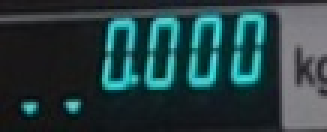
#> input picture test/4.jpg, 109 x 44 px (shown 3 times larger)
$ python organised.py
#> lines starting #> are read from the running program, lines starting #| are printed output that depends on the picture; after the words box and inside, x2 and y2 are one past the last pixel; in counts of white or black regions, pixels touching at a corner belong together
"""
https://www.pyimagesearch.com/2017/07/03/installing-tesseract-for-ocr/
"""
from imutils.perspective import four_point_transform, order_points
from imutils import contours
import imutils
import cv2
import numpy as np
from os.path import join
from utils import stable_marker_detector

# seven segment display
DIGITS_LOOKUP = {
    (1, 1, 1, 0, 1, 1, 1): 0,
    (0, 0, 1, 0, 0, 1, 0): 1,
    (1, 0, 1, 1, 1, 0, 1): 2,
    (1, 0, 1, 1, 0, 1, 1): 3,
    (0, 1, 1, 1, 0, 1, 0): 4,
    (1, 1, 0, 1, 0, 1, 1): 5,
    (1, 1, 0, 1, 1, 1, 1): 6,
    (1, 1, 1, 0, 0, 1, 0): 7,  # ???
    (1, 1, 1, 1, 1, 1, 1): 8,
    (1, 1, 1, 1, 0, 1, 1): 9
}
show_image = False

def _show_image(win, img, destroy=True):
    cv2.imshow(win, img)
    cv2.waitKey(0)
    if destroy:
        cv2.destroyWindow(win)

# load the example image
path = 'test'
image = join(path, '4.jpg')
image = cv2.imread(image)
#> image is the input picture: shape (44, 109, 3); mean B, G, R 66.7, 64.2, 38.5
image = cv2.resize(image, (128, 48), interpolation=cv2.INTER_AREA)
#> image: shape (48, 128, 3)
original = image.copy()
gray = cv2.cvtColor(image, cv2.COLOR_BGR2GRAY)
"""
detect stable marker
"""
# is_table = stable_marker_detector(gray)

"""
if stable marker is detected
"""
gray_orig = gray.copy()
cv2.imwrite("save/gray_orig.png", gray_orig)
# blurred = cv2.GaussianBlur(gray, (5, 5), 0)
# edged = cv2.Canny(blurred, 50, 200, 255)
# cv2.imwrite("save/edge.png", edged)

_, gray = cv2.threshold(gray, 100, 255, 0)  # extract white area
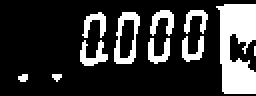
#> gray: shape (48, 128) (shown 2 times larger); 21.6% white; 11 white regions (3 under 20 px), largest, box (x1, y1, x2, y2) and area: (108, 2, 128, 47) 651, (57, 6, 70, 32) 153, (40, 20, 54, 33) 92
cv2.imwrite("save/gray.png", gray)
gray_inv = cv2.bitwise_not(gray)
#> gray_inv: shape (48, 128); 78.4% white; 11 black regions (3 under 20 px)
cv2.imwrite("save/gray_inv.png", gray_inv)

# to locate white background & black digits
cnts = cv2.findContours(gray_inv, cv2.RETR_LIST, cv2.CHAIN_APPROX_SIMPLE)
#> cnts = 12 contours; largest, box (x1, y1, x2, y2) and area: (0, 0, 128, 48) 5158, (56, 5, 71, 33) 294, (39, 19, 55, 34) 121, (74, 4, 88, 19) 112, (73, 18, 86, 33) 108
cnts = imutils.grab_contours(cnts)
largest_area = sorted(cnts, key=cv2.contourArea)[-1]
#> largest_area = contour of 14 points, box (x1, y1, x2, y2) (0, 0, 128, 48), area 5158
mask = np.zeros(image.shape, np.uint8)  # all black in mask
cv2.drawContours(mask, [largest_area], 0, (255, 255, 255), -1)  # make roi area white in mask
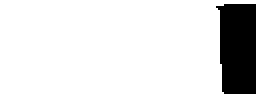
#> mask: shape (48, 128, 3) (shown 2 times larger); 87.1% white; 1 black region, box (x1, y1, x2, y2) and area: (108, 2, 128, 47) 795
dst = cv2.bitwise_and(image, mask)  # pick roi from image
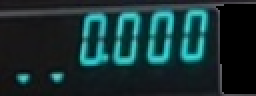
#> dst: shape (48, 128, 3) (shown 2 times larger); mean B, G, R 51.2, 49.4, 23.4
cv2.imwrite("save/dst.png", dst)
output = dst
roi = dst.copy()
roi_gray = cv2.cvtColor(roi, cv2.COLOR_BGR2GRAY)
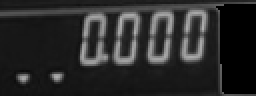
#> roi_gray: shape (48, 128) (shown 2 times larger); min 0, max 176, mean 41.8
cv2.imwrite("save/roi_gray.png", roi_gray)
_, _roi_gray = cv2.threshold(roi_gray, 100, 255, 0)  # white digits
#> _roi_gray: shape (48, 128); 10.9% white; 9 white regions (2 under 20 px), largest, box (x1, y1, x2, y2) and area: (57, 6, 70, 32) 153, (40, 20, 54, 33) 92, (75, 5, 87, 18) 86
cv2.imwrite("save/_roi_gray.png", _roi_gray)

"""
Step #3: Extract the digit regions
"""
thresh = cv2.threshold(_roi_gray, 0, 255, cv2.THRESH_BINARY_INV | cv2.THRESH_OTSU)[1]
cv2.imwrite("save/thresh1.png", thresh)
kernel = cv2.getStructuringElement(cv2.MORPH_RECT, (2, 1))
thresh = cv2.morphologyEx(thresh, cv2.MORPH_OPEN, kernel)
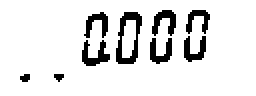
#> thresh: shape (48, 128) (shown 2 times larger); 89.1% white; 9 black regions (2 under 20 px)
cv2.imwrite("save/thresh2.png", thresh)

cnts = cv2.findContours(thresh.copy(), cv2.RETR_EXTERNAL, cv2.CHAIN_APPROX_SIMPLE)
#> cnts = 1 contour; box (x1, y1, x2, y2) and area: (0, 0, 128, 48) 5969
cnts = imutils.grab_contours(cnts)
#> cnts = [[[0, 0], [0, 47], [127, 47], [127, 0]]]
cnts = sorted(cnts, key=cv2.contourArea, reverse=True)
(x, y, w, h) = cv2.boundingRect(cnts[0])
#> x = 0; y = 0; w = 128; h = 48
roi_small = thresh[y:y + h, x:x + w]
cv2.imwrite("save/roi.png", roi_small)
warped = roi_small.copy()

# the numbers displayed a little bit leaning to right side we make them upright
height, width = warped.shape
#> height = 48; width = 128
width -= 1
#> width = 127
height -= 1
#> height = 47

skew = 5

rect = np.array([
    [0, 0],
    [width, 0],
    [width, height],
    [0, height]], dtype="float32")
#> rect = [[0, 0], [127, 0], [127, 47], [0, 47]]

dst = np.array([
    [-skew, 0],
    [width - skew, 0],
    [width, height],
    [0, height]], dtype="float32")
#> dst = [[-5, 0], [122, 0], [127, 47], [0, 47]]

# calculate the perspective transform matrix and warp the perspective to grab the screen
M = cv2.getPerspectiveTransform(rect, dst)
warped = cv2.warpPerspective(warped, M, (width + 1, height + 1))
output = cv2.warpPerspective(output, M, (width + 1, height + 1))

# [11 lines of commented-out code are left out]
vert_dilate3 = cv2.getStructuringElement(cv2.MORPH_RECT, ksize=(1, 3))
dilation = cv2.dilate(warped, vert_dilate3)
dilation = cv2.erode(warped, vert_dilate3)
cv2.imwrite("save/dilation.png", dilation)
dilation_inv = cv2.bitwise_not(dilation)
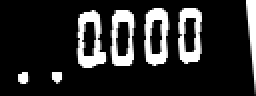
#> dilation_inv: shape (48, 128) (shown 2 times larger); min 0, max 255, mean 42.4
cv2.imwrite("save/dilation_inv.png", dilation_inv)

"""
Step #4: Identify the digits
"""

cnts = cv2.findContours(dilation_inv.copy(), cv2.RETR_EXTERNAL, cv2.CHAIN_APPROX_SIMPLE)
#> cnts = 7 contours; box (x1, y1, x2, y2) and area: (38, 5, 54, 34) 306, (72, 4, 85, 33) 293, (55, 5, 68, 33) 284, (89, 4, 101, 32) 276, (123, 0, 128, 48) 98, (25, 36, 32, 42) 23, (9, 36, 15, 42) 23
cnts = imutils.grab_contours(cnts)
print('{} contours found'.format(len(cnts)))
#| 7 contours found
# todo if len(cnts)>4, pick up y != all other y, because y should be same to all digits, x increase by w
digitCnts = []

# loop over the digit area candidates
for _c, c in enumerate(cnts):
    # compute the bounding box of the contour
    (x, y, w, h) = cv2.boundingRect(c)
    # if the contour is sufficiently high, it must be a digit
    """
    Note: Determining the appropriate width and height constraints requires a few rounds of trial and error.
    I would suggest looping over each of the contours, drawing them individually, and inspecting their dimensions.
    Doing this process ensures you can find commonalities across digit contour properties.
    """
    # plot contours
    if show_image:
        temp_img = dilation_inv.copy()
        print("Contour {}: w={}, h={}, x={}, y={}".format(_c, w, h, x, y))
        cv2.drawContours(temp_img, cnts, _c, (255, 255, 255), 2)
        cv2.imshow('Contours', temp_img)
        cv2.waitKey(0)
    if 10 <= h <= 30 and w <= 30:
        if len(digitCnts) == 0:
            digitCnts.append(c)
            # print("Selected contour {}: w={}, h={}, x={}, y={}".format(_c, w, h, x, y))
        else:
            c_dup = 1
            for _digit in digitCnts:
                (_x, _y, _w, _h) = cv2.boundingRect(_digit)
                if (abs(x - _x) <= 2 and abs(y - _y) <= 2):
                    c_dup = 0
            if c_dup > 0:
                digitCnts.append(c)
#> this loop made 7 passes
#> (x, y, w, h) on passes 1 to 7: (25, 36, 7, 6), (9, 36, 6, 6), (55, 5, 13, 28), (38, 5, 16, 29), (89, 4, 12, 28), (72, 4, 13, 29), (123, 0, 5, 48)
#> after the loop, digitCnts = 4 contours; box (x1, y1, x2, y2) and area: (38, 5, 54, 34) 306, (72, 4, 85, 33) 293, (55, 5, 68, 33) 284, (89, 4, 101, 32) 276
                # print("Selected contour {}: w={}, h={}, x={}, y={}".format(_c, w, h, x, y))

# sort the contours from left-to-right, then initialize the actual digits themselves
digitCnts = contours.sort_contours(digitCnts, method="left-to-right")[0]
print("Found {} ROIs".format(len(digitCnts)))
#| Found 4 ROIs

digits = []
point = None
# loop over each of the digits
for _c, c in enumerate(digitCnts):
    # extract the digit ROI
    (x, y, w, h) = cv2.boundingRect(c)
    print("Selected contour {}: w={}, h={}, x={}, y={}".format(_c, w, h, x, y))
    # manually override the width of number 1
    if w < 9:  # each digit width = 12
        x -= 12 - w
        w = 12
        print("  changed contour : w={}, h={}, x={}, y={}".format(w, h, x, y))
    elif w > 13:
        w = 12
    #     point = _c
    roi = dilation_inv[y:y + h, x:x + w]
    # compute the approximate width and height of each segment based on the ROI dimensions.
    (roiH, roiW) = roi.shape
    (dW, dH) = (int(roiW * 0.34), int(roiH * 0.25))
    dHC = int(roiH * 0.1)
    print("roiH={}, roiW={}, dH={}, dW={}, dHC={}".format(roiH, roiW, dH, dW, dHC))

    # define the coordinates of set of 7 segments
    segments = [
        ((1, 0), (w, dH)),  # top
        ((1, 0), (dW, h // 2)),  # top-left
        ((w - dW, 0), (w-2, h // 2)),  # top-right
        ((4, (h // 2) - dHC), ((w // 2) + 1, (h // 2) + dHC)),  # center
        ((0, h // 2), (dW, h)),  # bottom-left
        ((w - dW-2, h // 2), (w, h)),  # bottom-right
        ((0, h - dH), (w-2, h))  # bottom
    ]
    on = [0] * len(segments)
    print("segments={}".format(segments))

    if show_image:
        _show_image("ROI {}".format(_c), roi, False)

    # loop over the segments
    for (i, ((xA, yA), (xB, yB))) in enumerate(segments):
        # extract the segment ROI, count the total number of thresholded pixels in the segment, and then compute
        # the area of the segment
        segROI = roi[yA:yB, xA:xB]
        total = cv2.countNonZero(segROI)  # (0, 0, 0)=black && (255, 255, 255)=white
        area = (xB - xA) * (yB - yA)
        # if the total number of non-zero pixels is greater than
        # 35% of the area, mark the segment as "on"
        print(i, total / float(area))
        if total / float(area) >= 0.5:
            on[i] = 1

        if show_image:
            # cv2.rectangle(roi, (xA, yA), (xB, yB), (255, 0, 0), 1)  # (0, 255, 0)=green
            # cv2.imshow("Segment {} of ROI {}".format(i, _c), roi)

            cv2.imshow("Segment {} of ROI {}".format(i, _c), segROI)
            cv2.waitKey(0)
            cv2.destroyWindow("Segment {} of ROI {}".format(i, _c))

    # print(on)
    # lookup the digit and draw it on the image
    # give -1 for lookup failure
    if tuple(on) in DIGITS_LOOKUP.keys():
        digit = DIGITS_LOOKUP[tuple(on)]
        print("@_@ Detected a digit = {}".format(digit))
    else:
        digit = -1
        print(on)
        cv2.imshow("ROI", roi)
    # print(digit)
    digits.append(digit)
    cv2.rectangle(output, (x, y), (x + w, y + h), (0, 255, 0), 1)  # (0, 255, 0)=green
    cv2.putText(output, str(digit), (x + 1, y + 25), cv2.FONT_HERSHEY_SIMPLEX, 0.45, (0, 0, 255), 1)  # (255, 0, 0)=red
#> this loop made 4 passes
#> (x, y, h, roiH, roiW) on passes 1 to 4: (38, 5, 29, 29, 12), (55, 5, 28, 28, 13), (72, 4, 29, 29, 13), (89, 4, 28, 28, 12)
#> (printed output is left out)
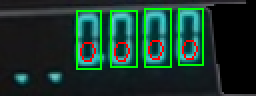
#> output: shape (48, 128, 3) (shown 2 times larger); mean B, G, R 43.9, 55.8, 24.7
#> after the loop, digits = [0, 0, 0, 0]


# display the digits
print(digits)
#| [0, 0, 0, 0]
cv2.imshow("Input", image)
cv2.imshow("Output", output)
cv2.waitKey(0)

$ run again, with test/0.jpg copied over test/4.jpg
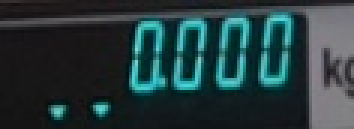
#> input picture test/0.jpg, 118 x 43 px (shown 3 times larger)
#> image is the input picture: shape (43, 118, 3); mean B, G, R 61.2, 59.1, 37.7
#> image: shape (48, 128, 3)
#> `_, gray = cv2.threshold(gray, 100, 255, 0)`:
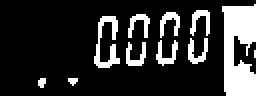
#> gray: shape (48, 128) (shown 2 times larger); 19% white; 11 white regions (3 under 20 px), largest, box (x1, y1, x2, y2) and area: (111, 2, 128, 48) 596, (47, 8, 60, 34) 147, (95, 5, 105, 18) 66
#> gray_inv: shape (48, 128); 81% white; 11 black regions (3 under 20 px)
#> `cnts = cv2.findContours(gray_inv, cv2.RETR_LIST, cv2.CHAIN_APPROX_SIMP..`: cnts = 11 contours; largest, box (x1, y1, x2, y2) and area: (0, 0, 128, 48) 5247, (46, 7, 61, 35) 202, (77, 19, 90, 34) 92, (93, 18, 105, 33) 92, (94, 4, 106, 19) 92
#> largest_area = contour of 12 points, box (x1, y1, x2, y2) (0, 0, 128, 48), area 5247
#> mask: shape (48, 128, 3); 88.2% white; 1 black region, box (x1, y1, x2, y2) and area: (111, 2, 128, 48) 722
#> _roi_gray: shape (48, 128); 9.2% white in thin lines or dots, all inside (x1, y1, x2, y2) = (19, 5, 105, 44)
#> `cnts = cv2.findContours(thresh.copy(), cv2.RETR_EXTERNAL, cv2.CHAIN_AP..`: cnts = 1 contour; box (x1, y1, x2, y2) and area: (0, 0, 128, 48) 5969
#> `cnts = imutils.grab_contours(cnts)`: cnts = [[[0, 0], [0, 47], [127, 47], [127, 0]]]
#> `(x, y, w, h) = cv2.boundingRect(cnts[0])`: x = 0; w = 128; h = 48
#> `cnts = cv2.findContours(dilation_inv.copy(), cv2.RETR_EXTERNAL, cv2.CH..`: cnts = 7 contours; box (x1, y1, x2, y2) and area: (45, 7, 60, 35) 276, (61, 6, 73, 34) 260, (76, 5, 88, 34) 258, (92, 4, 103, 33) 258, (123, 0, 128, 48) 98, (19, 38, 24, 45) 22, (34, 38, 40, 44) 21
#| 7 contours found
#> the loop `for _c, c in enumerate(cnts):` made 7 passes
#> (x, y, w, h) on passes 1 to 7: (34, 38, 6, 6), (19, 38, 5, 7), (45, 7, 15, 28), (61, 6, 12, 28), (76, 5, 12, 29), (92, 4, 11, 29), (123, 0, 5, 48)
#> after the loop `for _c, c in enumerate(cnts):`: digitCnts = 4 contours; box (x1, y1, x2, y2) and area: (45, 7, 60, 35) 276, (61, 6, 73, 34) 260, (76, 5, 88, 34) 258, (92, 4, 103, 33) 258
#| Found 4 ROIs
#> the loop `for _c, c in enumerate(digitCnts):` made 4 passes
#> (x, y, h, roiH, roiW, dW) on passes 1 to 4: (45, 7, 28, 28, 12, 4), (61, 6, 28, 28, 12, 4), (76, 5, 29, 29, 12, 4), (92, 4, 29, 29, 11, 3)
#> (printed output is left out)
#> after the loop `for _c, c in enumerate(digitCnts):`:
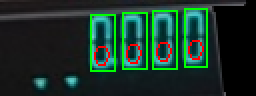
#> output: shape (48, 128, 3) (shown 2 times larger); mean B, G, R 40.2, 52.2, 25.2
#> after the loop `for _c, c in enumerate(digitCnts):`: digits = [0, 0, 0, 0]
#| [0, 0, 0, 0]

$ run again, with test/1.jpg copied over test/4.jpg
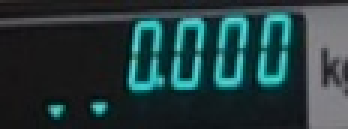
#> input picture test/1.jpg, 116 x 43 px (shown 3 times larger)
#> image is the input picture: shape (43, 116, 3); mean B, G, R 62.3, 60.5, 36.6
#> image: shape (48, 128, 3)
#> `_, gray = cv2.threshold(gray, 100, 255, 0)`:
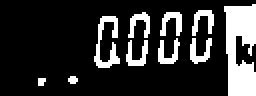
#> gray: shape (48, 128) (shown 2 times larger); 19.1% white; 10 white regions (2 under 20 px), largest, box (x1, y1, x2, y2) and area: (112, 2, 128, 48) 557, (47, 8, 60, 34) 147, (95, 19, 106, 32) 75
#> gray_inv: shape (48, 128); 80.9% white; 10 black regions (2 under 20 px)
#> `cnts = cv2.findContours(gray_inv, cv2.RETR_LIST, cv2.CHAIN_APPROX_SIMP..`: cnts = 11 contours; largest, box (x1, y1, x2, y2) and area: (0, 0, 128, 48) 5310, (46, 7, 61, 35) 202, (62, 19, 75, 34) 102, (94, 18, 107, 33) 102, (79, 5, 92, 19) 100
#> largest_area = contour of 13 points, box (x1, y1, x2, y2) (0, 0, 128, 48), area 5310
#> mask: shape (48, 128, 3); 89.3% white; 1 black region, box (x1, y1, x2, y2) and area: (112, 2, 128, 48) 659
#> _roi_gray: shape (48, 128); 10% white; 9 white regions (2 under 20 px), largest, box (x1, y1, x2, y2) and area: (47, 8, 60, 34) 147, (95, 19, 106, 32) 75, (80, 6, 91, 18) 74
#> `cnts = cv2.findContours(thresh.copy(), cv2.RETR_EXTERNAL, cv2.CHAIN_AP..`: cnts = 1 contour; box (x1, y1, x2, y2) and area: (0, 0, 128, 48) 5969
#> `cnts = imutils.grab_contours(cnts)`: cnts = [[[0, 0], [0, 47], [127, 47], [127, 0]]]
#> `(x, y, w, h) = cv2.boundingRect(cnts[0])`: x = 0; w = 128; h = 48
#> `cnts = cv2.findContours(dilation_inv.copy(), cv2.RETR_EXTERNAL, cv2.CH..`: cnts = 7 contours, 1 with area under 20; largest, box (x1, y1, x2, y2) and area: (45, 7, 60, 35) 278, (61, 5, 73, 34) 278, (93, 4, 105, 33) 275, (77, 5, 89, 33) 271, (123, 0, 128, 48) 98, (34, 37, 40, 43) 23
#| 7 contours found
#> the loop `for _c, c in enumerate(cnts):` made 7 passes
#> (x, y, w, h) on passes 1 to 7: (19, 38, 5, 6), (34, 37, 6, 6), (45, 7, 15, 28), (77, 5, 12, 28), (61, 5, 12, 29), (93, 4, 12, 29), (123, 0, 5, 48)
#> after the loop `for _c, c in enumerate(cnts):`: digitCnts = 4 contours; box (x1, y1, x2, y2) and area: (45, 7, 60, 35) 278, (61, 5, 73, 34) 278, (93, 4, 105, 33) 275, (77, 5, 89, 33) 271
#| Found 4 ROIs
#> the loop `for _c, c in enumerate(digitCnts):` made 4 passes
#> (x, y, h, roiH) on passes 1 to 4: (45, 7, 28, 28), (61, 5, 29, 29), (77, 5, 28, 28), (93, 4, 29, 29)
#> (printed output is left out)
#> after the loop `for _c, c in enumerate(digitCnts):`:
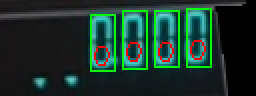
#> output: shape (48, 128, 3) (shown 2 times larger); mean B, G, R 42.3, 54.5, 25.3
#> after the loop `for _c, c in enumerate(digitCnts):`: digits = [0, 0, 0, 0]
#| [0, 0, 0, 0]

$ run again, with test/3.jpg copied over test/4.jpg
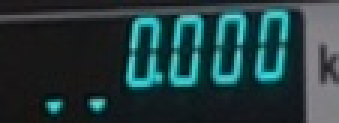
#> input picture test/3.jpg, 113 x 41 px (shown 3 times larger)
#> image is the input picture: shape (41, 113, 3); mean B, G, R 62.9, 60.4, 35.6
#> image: shape (48, 128, 3)
#> gray_inv: shape (48, 128); 81.8% white; 11 black regions (3 under 20 px)
#> `cnts = cv2.findContours(gray_inv, cv2.RETR_LIST, cv2.CHAIN_APPROX_SIMP..`: cnts = 11 contours; largest, box (x1, y1, x2, y2) and area: (0, 0, 128, 48) 5405, (47, 6, 62, 35) 220, (63, 19, 76, 35) 109, (79, 18, 92, 34) 102, (81, 4, 94, 19) 102
#> largest_area = contour of 12 points, box (x1, y1, x2, y2) (0, 0, 128, 48), area 5405
#> mask: shape (48, 128, 3); 90.8% white; 1 black region, box (x1, y1, x2, y2) and area: (114, 1, 128, 48) 564
#> _roi_gray: shape (48, 128); 10.5% white; 9 white regions (2 under 20 px), largest, box (x1, y1, x2, y2) and area: (48, 7, 61, 34) 163, (64, 20, 75, 34) 81, (82, 5, 93, 18) 75
#> `cnts = cv2.findContours(thresh.copy(), cv2.RETR_EXTERNAL, cv2.CHAIN_AP..`: cnts = 1 contour; box (x1, y1, x2, y2) and area: (0, 0, 128, 48) 5969
#> `cnts = imutils.grab_contours(cnts)`: cnts = [[[0, 0], [0, 47], [127, 47], [127, 0]]]
#> `(x, y, w, h) = cv2.boundingRect(cnts[0])`: x = 0; w = 128; h = 48
#> `cnts = cv2.findContours(dilation_inv.copy(), cv2.RETR_EXTERNAL, cv2.CH..`: cnts = 7 contours; box (x1, y1, x2, y2) and area: (46, 6, 61, 35) 300, (62, 5, 75, 35) 294, (78, 4, 91, 34) 286, (95, 3, 107, 33) 186, (123, 0, 128, 48) 98, (34, 38, 40, 44) 22, (18, 39, 24, 45) 21
#| 7 contours found
#> the loop `for _c, c in enumerate(cnts):` made 7 passes
#> (x, y, w, h) on passes 1 to 7: (18, 39, 6, 6), (34, 38, 6, 6), (46, 6, 15, 29), (62, 5, 13, 30), (78, 4, 13, 30), (95, 3, 12, 30), (123, 0, 5, 48)
#> after the loop `for _c, c in enumerate(cnts):`: digitCnts = 4 contours; box (x1, y1, x2, y2) and area: (46, 6, 61, 35) 300, (62, 5, 75, 35) 294, (78, 4, 91, 34) 286, (95, 3, 107, 33) 186
#| Found 4 ROIs
#> the loop `for _c, c in enumerate(digitCnts):` made 4 passes
#> (x, y, h, roiH, roiW, dHC) on passes 1 to 4: (46, 6, 29, 29, 12, 2), (62, 5, 30, 30, 13, 3), (78, 4, 30, 30, 13, 3), (95, 3, 30, 30, 12, 3)
#> (printed output is left out)
#> after the loop `for _c, c in enumerate(digitCnts):`:
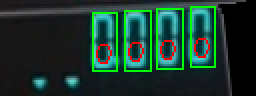
#> output: shape (48, 128, 3) (shown 2 times larger); mean B, G, R 44.6, 56.8, 26
#> after the loop `for _c, c in enumerate(digitCnts):`: digits = [0, 0, 0, 0]
#| [0, 0, 0, 0]
